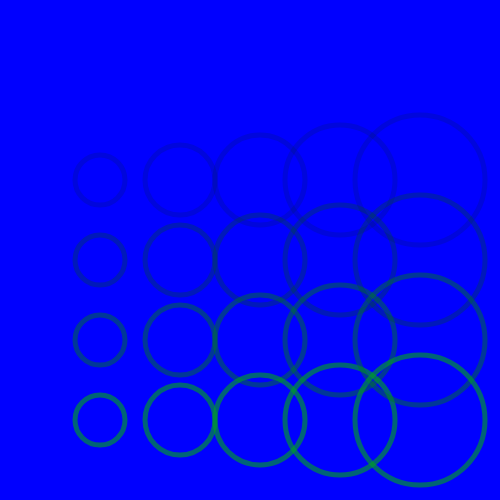
Frame 1 (no input)
Frame 2 (the mouse pressed at the canvas centre, redrawn once): identical to frame 1, image omitted

The p5.js sketch that drew this single still picture (run headless with seeded random() and noise() and a simulated clock; the mouse was pressed at the canvas centre and the sketch redrawn once):

// p5.js sketch
// ── sketch.js
// p5Polar Template
// https://github.com/liz-peng/p5.Polar
// https://liz-peng.github.io/p5.Polar/
// Review the index.html for the <script></script> 

// Review and Extend
// Intro to iterating

function setup() {
  createCanvas(500, 500);
}

function draw() {
  background(0,0,255);

  // drawing01();
  // drawing02();
  // drawing03();
  drawing04();
  noLoop();

}

// not my first for loop; i studied and taught python in undergrad! that was my first
function drawing01() {
  // code goes here

  // draw a row of circles
  // ellipse(50,height/2,50); // x position varies by 50 each time
  // ellipse(100,height/2,50);
  // ellipse(150,height/2,50);
  // ellipse(200,height/2,50);
  // ellipse(250,height/2,50);
  // ellipse(300,height/2,50);
  // ellipse(350,height/2,50);
  // ellipse(400,height/2,50);
  // ellipse(450,height/2,50);
  // text("joanna", 100, height/2);
  // Insert your drawing here
  const startingX = 100;
  const s = 80; //size 
  const space = 70; //space in between shapes
  
  // for loop - a piece of code that repeats until a condition is met
  for (i=0; i<5; i++) {
    console.log(i);    
    fill("gold");
    ellipse(100 + i, height/2, startingX);
    ellipse(100 + (i*3), height/2, 100);
    fill("green");
    console.log(startingX+(i*50));

    ellipse(100 + (i*s), height/2, 50);
  }
}

// first nested for loop in p5.js
function drawing02() {
  const startingX = 100;
  const startingY = 100;
    const s = 50; //size 
    const space = 80; //space in between shapes
    for (i=0; i<5; i++) {
      for (j=0; j<2; j++) {
        ellipse(startingX + (i*space), startingY + (j*space), s);
        console.log(j);
      }
    }
}

// using conditionals to change color
function drawing03() {
  const startingX = 100;
  const startingY = 100;
    const s = 50; //size 
    const space = 80; //space in between shapes
    for (i=0; i<5; i++) {
      for (j=0; j<2; j++) {
        // if (i < 3 && j<2) {
        //   fill(255, 255, 0); //yellow        
        // } else {
        //     fill(255, 255, 255); //white
        //   }

        // % modulo (comparion operator)
        // modulo outputs the remainder of an equation/ the difference between two numbers

        console.log(1%2);

        const condition1= (i%2 == 0 && j%2 == 0); 
        const condition2= (i%2 == 1 && j%2 == 1);
        if (condition1 || condition2) {        // or  is || 
          fill(255,255,0); //yellow
        } else {
          fill(255); //white
        }


        ellipse(startingX + (i*space), startingY + (j*space), s);
        fill(0,0,255);
        text(i+""+j, startingX + (i*space));

        // console.log(j);
      }
    }
}


//
function drawing04() {
  noFill();
  // stroke(250); //off white
  strokeWeight(5);
  const startingX = 100;
  const startingY = 100;
    const s = 50; //size 
    const space = 80; //space in between shapes
    for (i=0; i<5; i++) {
      for (j=0; j<5; j++) {
        // ellipse(startingX + (i*space), startingY + (j*space), s+(i*20));
        // ellipse(startingX + (i*space), startingY + (j*space), s/(i+1));
        stroke(0,(j*1)*40,35,(j*1)*40); //transparency is the last one
        ellipse(startingX + (i*space), startingY + (j*space), s+(i*20));        
        console.log(j);
      }
    }
}
